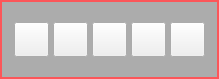
<?xml version="1.0" encoding="UTF-8"?>
<ui version="4.0">
 <class>MemberCtrlMaskWdg</class>
 <widget class="QWidget" name="MemberCtrlMaskWdg">
  <property name="geometry">
   <rect>
    <x>0</x>
    <y>0</y>
    <width>219</width>
    <height>79</height>
   </rect>
  </property>
  <property name="windowTitle">
   <string>MemberCtrlMaskWdg</string>
  </property>
  <layout class="QHBoxLayout" name="horizontalLayout">
   <property name="spacing">
    <number>0</number>
   </property>
   <property name="leftMargin">
    <number>0</number>
   </property>
   <property name="topMargin">
    <number>0</number>
   </property>
   <property name="rightMargin">
    <number>0</number>
   </property>
   <property name="bottomMargin">
    <number>0</number>
   </property>
   <item>
    <widget class="QWidget" name="widget" native="true">
     <property name="styleSheet">
      <string notr="true">QWidget#widget{
	background-color: rgb(102, 102, 102,125);
	border: 2px solid #FC5659;
	
}
</string>
     </property>
     <layout class="QVBoxLayout" name="verticalLayout">
      <item>
       <spacer name="verticalSpacer">
        <property name="orientation">
         <enum>Qt::Vertical</enum>
        </property>
        <property name="sizeHint" stdset="0">
         <size>
          <width>20</width>
          <height>77</height>
         </size>
        </property>
       </spacer>
      </item>
      <item>
       <layout class="QHBoxLayout" name="horizontalLayout_2">
        <property name="spacing">
         <number>4</number>
        </property>
        <item>
         <spacer name="horizontalSpacer">
          <property name="orientation">
           <enum>Qt::Horizontal</enum>
          </property>
          <property name="sizeHint" stdset="0">
           <size>
            <width>40</width>
            <height>20</height>
           </size>
          </property>
         </spacer>
        </item>
        <item>
         <widget class="CMyButton" name="pushButton_mainView">
          <property name="minimumSize">
           <size>
            <width>35</width>
            <height>35</height>
           </size>
          </property>
          <property name="maximumSize">
           <size>
            <width>35</width>
            <height>35</height>
           </size>
          </property>
          <property name="toolTip">
           <string/>
          </property>
          <property name="styleSheet">
           <string notr="true">
QPushButton:pressed{
border-image: url(:/vhallActive/img/vhallactive/main_view_click.png);
}

QPushButton:hover{
border-image: url(:/vhallActive/img/vhallactive/main_view_hover.png);
}

QPushButton{
border-image: url(:/vhallActive/img/vhallactive/main_view.png);
}
</string>
          </property>
          <property name="text">
           <string/>
          </property>
         </widget>
        </item>
        <item>
         <widget class="CMyButton" name="pushButton_setSpeaker">
          <property name="minimumSize">
           <size>
            <width>35</width>
            <height>35</height>
           </size>
          </property>
          <property name="maximumSize">
           <size>
            <width>35</width>
            <height>35</height>
           </size>
          </property>
          <property name="styleSheet">
           <string notr="true">QPushButton:pressed{
border-image: url(:/vhallActive/img/vhallactive/setspeaker_click.png);
}

QPushButton:hover{
border-image: url(:/vhallActive/img/vhallactive/setspeaker_hover.png);
}

QPushButton{
border-image: url(:/vhallActive/img/vhallactive/setspeaker.png);
}
</string>
          </property>
          <property name="text">
           <string/>
          </property>
         </widget>
        </item>
        <item>
         <widget class="CMyButton" name="pushButton_camera">
          <property name="minimumSize">
           <size>
            <width>35</width>
            <height>35</height>
           </size>
          </property>
          <property name="maximumSize">
           <size>
            <width>35</width>
            <height>35</height>
           </size>
          </property>
          <property name="toolTip">
           <string/>
          </property>
          <property name="styleSheet">
           <string notr="true">QPushButton{
	border-image: url(:/vhallActive/img/vhallactive/camera_normal.png);
}
QPushButton:hover{
	border-image: url(:/vhallActive/img/vhallactive/camera_hover.png);
}
QPushButton:pressed{
border-image: url(:/vhallActive/img/vhallactive/camera_click.png);
}

	
</string>
          </property>
          <property name="text">
           <string/>
          </property>
         </widget>
        </item>
        <item>
         <widget class="CMyButton" name="pushButton_mic">
          <property name="minimumSize">
           <size>
            <width>35</width>
            <height>35</height>
           </size>
          </property>
          <property name="maximumSize">
           <size>
            <width>35</width>
            <height>35</height>
           </size>
          </property>
          <property name="styleSheet">
           <string notr="true">
QPushButton:pressed{
border-image: url(:/vhallActive/img/vhallactive/mic_click.png);
}

QPushButton:hover{
border-image: url(:/vhallActive/img/vhallactive/mic_hover.png);
}

QPushButton{
border-image: url(:/vhallActive/img/vhallactive/mic_normal.png);
}
</string>
          </property>
          <property name="text">
           <string/>
          </property>
         </widget>
        </item>
        <item>
         <widget class="CMyButton" name="pushButton_KickOutRoom">
          <property name="minimumSize">
           <size>
            <width>35</width>
            <height>35</height>
           </size>
          </property>
          <property name="maximumSize">
           <size>
            <width>35</width>
            <height>35</height>
           </size>
          </property>
          <property name="styleSheet">
           <string notr="true">QPushButton{
border-image: url(:/vhallActive/img/vhallactive/off_speak.png);
}
QPushButton:hover{
border-image: url(:/vhallActive/img/vhallactive/off_speak_hover.png);
}
QPushButton:pressed{
border-image: url(:/vhallActive/img/vhallactive/off_speak_click.png);
}
</string>
          </property>
          <property name="text">
           <string/>
          </property>
         </widget>
        </item>
        <item>
         <spacer name="horizontalSpacer_2">
          <property name="orientation">
           <enum>Qt::Horizontal</enum>
          </property>
          <property name="sizeHint" stdset="0">
           <size>
            <width>40</width>
            <height>20</height>
           </size>
          </property>
         </spacer>
        </item>
       </layout>
      </item>
      <item>
       <spacer name="verticalSpacer_2">
        <property name="orientation">
         <enum>Qt::Vertical</enum>
        </property>
        <property name="sizeHint" stdset="0">
         <size>
          <width>20</width>
          <height>77</height>
         </size>
        </property>
       </spacer>
      </item>
     </layout>
    </widget>
   </item>
  </layout>
 </widget>
 <layoutdefault spacing="6" margin="11"/>
 <customwidgets>
  <customwidget>
   <class>CMyButton</class>
   <extends>QPushButton</extends>
   <header>CMyButton.h</header>
  </customwidget>
 </customwidgets>
 <resources/>
 <connections/>
</ui>
